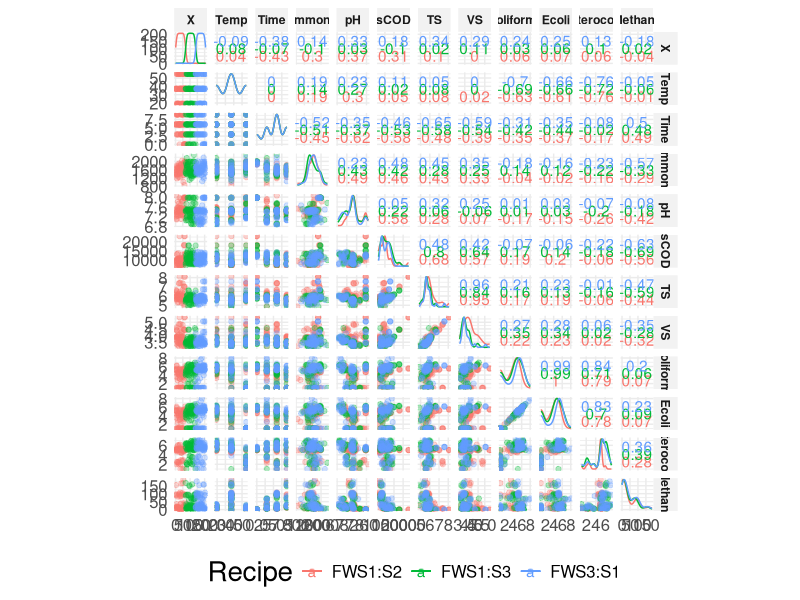
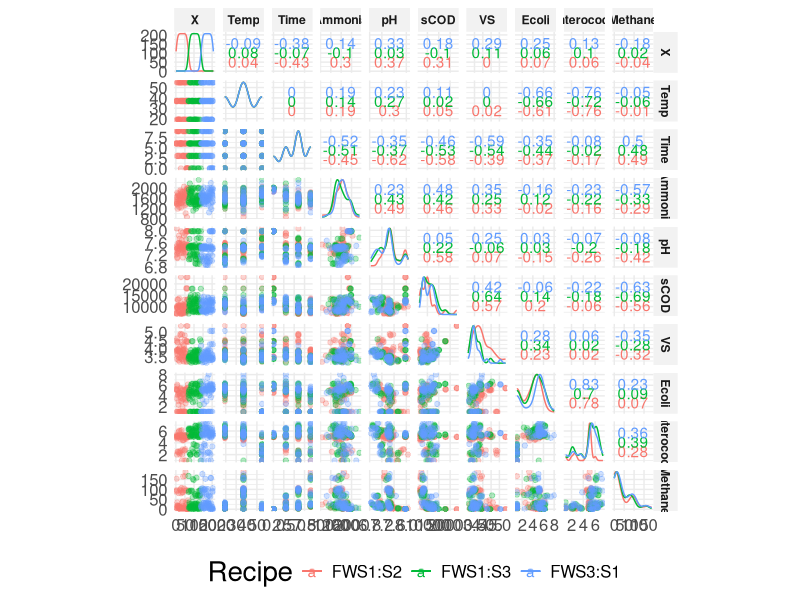
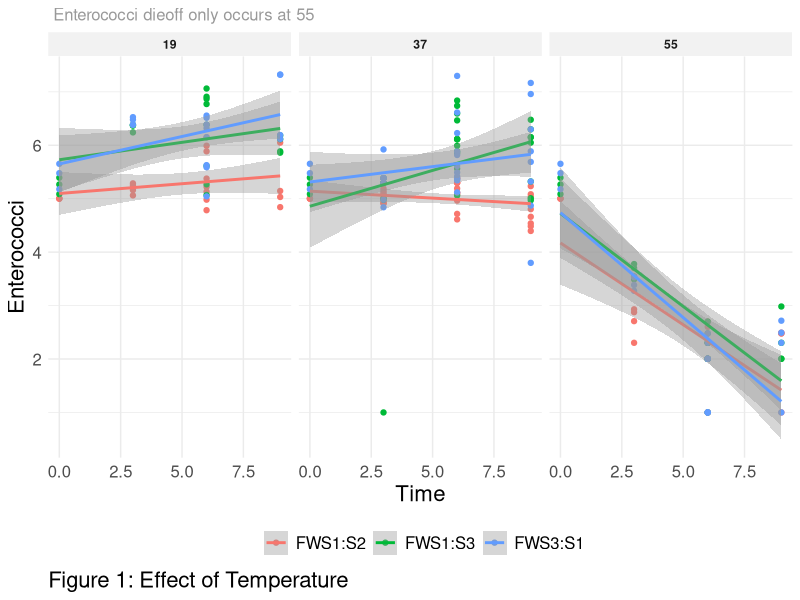
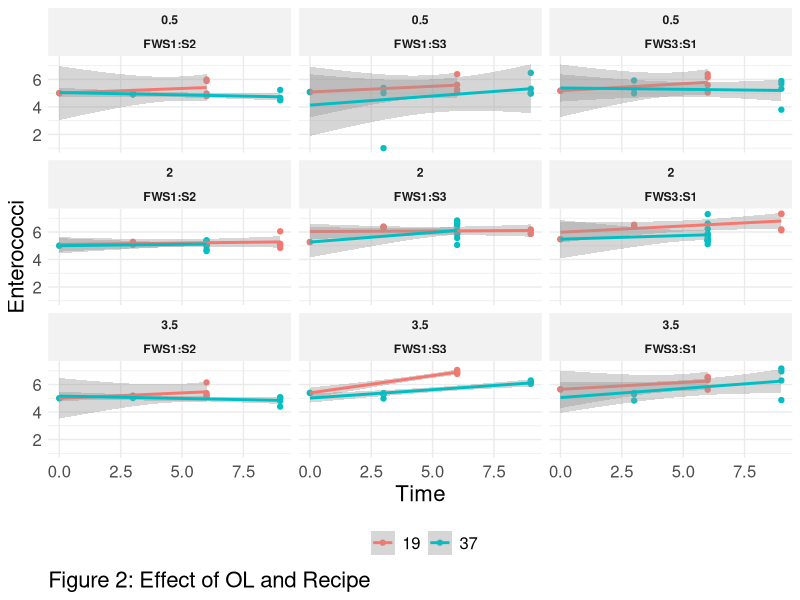
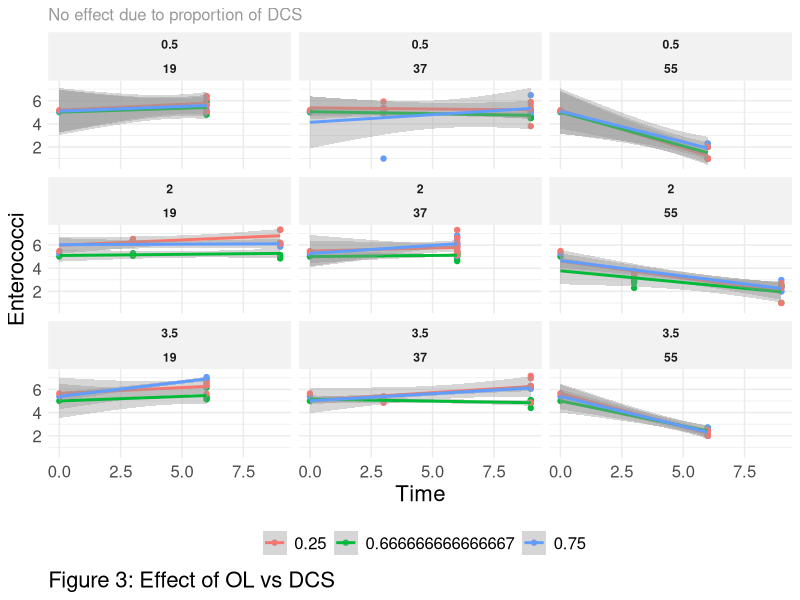
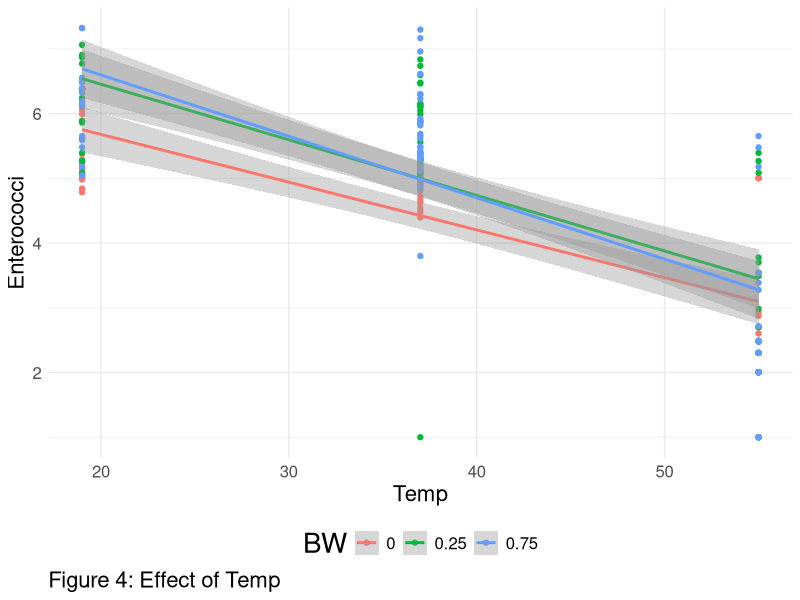
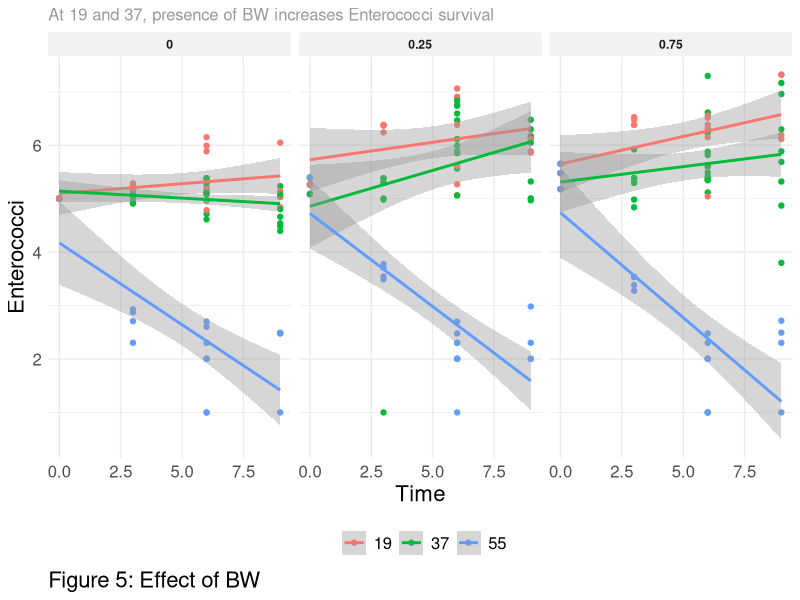
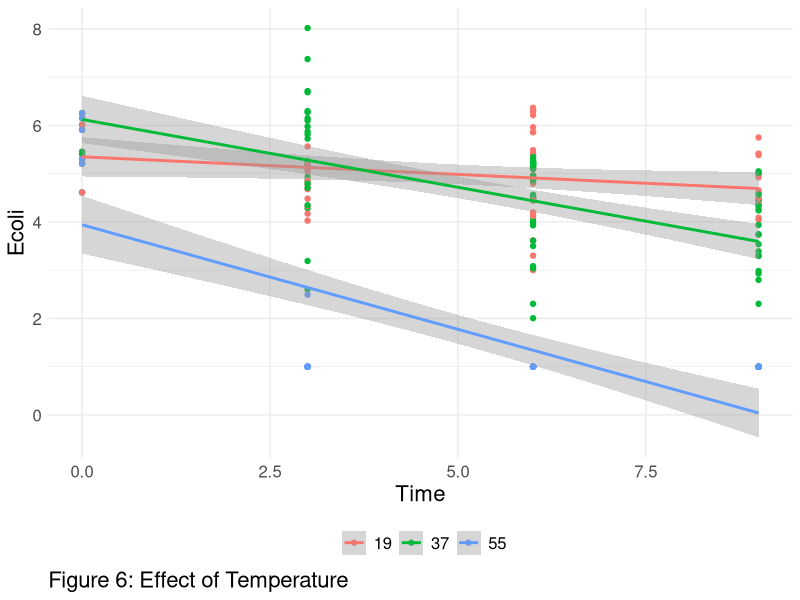

Write R code to recreate these figures, in order.
## ---- chunk 1
knitr::opts_chunk$set(echo = TRUE)
library(tidyverse)
library(GGally)
ggplot2::theme_set(ggplot2::theme_minimal() + ggplot2::theme(
  rect = element_rect(fill = "transparent"),
  #plot.background = element_rect(fill = "#FAFAFA", color=NA),
  plot.background = element_rect(fill = "transparent", color=NA),
  axis.text = element_text(size=12),
  strip.background = element_rect(fill = "grey95", color=NA),
  strip.text = element_text(face="bold"),
  axis.title  = element_text(size=16),
  panel.grid.minor.x = element_blank(),
  title = element_text(size=20), 
  plot.caption=element_text(hjust = 0),
  legend.text =  element_text(size=12), plot.subtitle = element_text(size=12, colour = "grey60"),
  legend.position = "bottom"
)
)
fn = local({
  # from https://github.com/yihui/knitr-examples/blob/master/070-caption-num.Rmd 
  i = 0
  function(x) {
    i <<- i + 1
    paste('Figure ', i, ': ', x, sep = '')
  }
})

## ---- chunk 2
sn <- read.csv("data/clean/cleaned_combined_minitrial_data.csv")
sn$Recipe <- as.factor(case_when( 
    sn$Recipe == "FWS12"  ~  "FWS1:S2",
    sn$Recipe == "FWS13" ~ "FWS1:S3",
    sn$Recipe == "FWS31" ~ "FWS3:S1" ))
## ---- chunk 3
sn$OL <- as.factor(sn$OL)
ggscatmat(sn %>% 
            select(-FOG, -BW, -DCS, -init_Coliforms, -init_Ecoli, -init_Enterococci), color="Recipe", alpha = .3) + theme(legend.position = "bottom")
#ggpairs(sn, aes(color=Recipe, alpha=.5))

## ---- chunk 4
ggscatmat(sn %>% 
            select(-TS, -Coliforms ) %>%
            select(-FOG, -BW, -DCS, -init_Coliforms, -init_Ecoli, -init_Enterococci), color="Recipe", alpha = .3) + theme(legend.position = "bottom")
## ---- chunk 5
ggplot(sn, aes(x=Time, y=Enterococci, color=as.factor(Recipe))) +
  geom_point() + facet_wrap(~Temp)  + geom_smooth(method = lm) + 
  labs(subtitle=" Enterococci dieoff only occurs at 55", 
       caption=fn("Effect of Temperature"), color="")

## ---- chunk 6
ggplot(sn %>% filter(Temp != 55), aes(x=Time, y=Enterococci, color=as.factor(Temp))) +
  geom_point() + facet_wrap(~OL+Recipe)  + geom_smooth(method = lm) + 
  labs(caption=fn("Effect of OL and Recipe"), color="")
## ---- chunk 7

ggplot(sn, aes(x=Time, y=Enterococci, color=as.factor(DCS))) + 
  geom_point() + 
  labs(caption=fn("Effect of OL vs DCS"), 
       subtitle="No effect due to proportion of DCS", color="") +
  facet_wrap(~OL+Temp)  + 
  geom_smooth(method = lm)

ggplot(sn, aes(x=Temp, y=Enterococci, color=as.factor(BW))) + 
  labs(caption=fn("Effect of Temp"), color="BW") +
  geom_point() + geom_smooth(method = lm)

ggplot(sn, aes(x=Time, y=Enterococci, color=as.factor(Temp))) +
  geom_point() + 
  labs(subtitle="At 19 and 37, presence of BW increases Enterococci survival",
       caption=fn("Effect of BW"), color="") +
  facet_wrap(~BW)  + geom_smooth(method = lm)

## ---- chunk 8
ggplot(sn, aes(x=Time, y=Ecoli, color=as.factor(Temp))) +
  geom_point()  + geom_smooth(method = lm) + 
  labs(caption=fn("Effect of Temperature"), color="")

ggplot(sn, aes(x=Time, y=Ecoli, color=as.factor(Temp))) +
  geom_point() + 
  facet_wrap(~OL+Recipe)  +
  geom_smooth(method = lm) + 
  labs(caption=fn("Effect of OL and Recipe"), color="")
## ---- chunk 9
ggplot(sn, aes(x=Time, y=Ecoli, color=as.factor(Recipe))) +
  geom_point() + 
  facet_wrap(~Temp)  +
  geom_smooth(method = lm) + 
  labs(caption=fn("Effect of Temp and Recipe"), color="")
## ---- chunk 10
ggplot(sn %>% filter(Temp==19), aes(x=Time, y=Ecoli, color=as.factor(OL))) +
  geom_point() + 
  facet_wrap(~ Recipe)  +
  geom_smooth(method = lm) + 
  labs(caption=fn("Effect  Recipe at 19"), color="")
## ---- chunk 11
ggplot(sn, aes(x=Time, y=Coliforms, color=as.factor(Temp))) +
  geom_point()  + geom_smooth(method = lm) + 
  labs(caption=fn("Effect of Temperature"), color="")
## ---- chunk 12
ggplot(sn, aes(x=Time, y=Coliforms, color=as.factor(Recipe))) +
  geom_point() + 
  facet_wrap(~Temp)  +
  geom_smooth(method = lm) + 
  labs(caption=fn("Effect of Temp and Recipe"), color="")

ggplot(sn %>% filter(Temp==19), aes(x=Time, y=Coliforms, color=as.factor(OL))) +
  geom_point() + 
  facet_wrap(~ Recipe )  +
  geom_smooth(method = lm) + 
  labs(caption=fn("Effect  Recipe at 19"), color="")

## ---- chunk 13
ggplot(sn, aes(x=Time, y=Ammonia, color=as.factor(Temp))) +
  geom_point()  + geom_smooth(method = lm) + 
  facet_wrap(~Recipe )  +
  labs(caption=fn("Effect of Temperature and Recipe"), color="")
## ---- chunk 14
ggplot(sn, aes(x=Time, y=Methane, color=as.factor(Recipe))) +
  geom_point()  + geom_smooth(method = lm) + 
  facet_wrap(~Temp )  +
  labs(caption=fn("Effect of Temperature and Recipe"), color="")
ggplot(sn, aes(x=Time, y=Methane, color=as.factor(Temp))) +
  geom_point()  + geom_smooth(method = lm) + 
  facet_wrap(~Recipe )  +
  labs(caption=fn("Effect of Recipe and Temperature"), color="")
ggplot(sn, aes(x=Time, y=Methane, color=as.factor(Temp))) +
  geom_point()  + geom_smooth(method = lm) + 
  facet_wrap(~Recipe + OL )  +
  labs(caption=fn("Effect of Temperature and OL"), color="")
## ---- chunk 15
ggplot(sn, aes(x=Time, y=pH, color=as.factor(Recipe))) +
  geom_point()  + geom_smooth(method = lm) + 
  facet_wrap(~Temp )  +
  labs(caption=fn("Effect of Temperature and Recipe"), color="")

## ---- chunk 16
fn = local({
  # from https://github.com/yihui/knitr-examples/blob/master/070-caption-num.Rmd 
  i = 0
  function(x) {
    i <<- i + 1
    paste('Figure ', i, ': ', x, sep = '')
  }
})
sntall <- sn %>% gather(key = "FIB", value = "Count", Ecoli, Coliforms, Enterococci) %>%
   gather(key = "initbug", value = "init_count", init_Ecoli, init_Coliforms, init_Enterococci) %>% 
  filter(FIB == gsub("init_", "", initbug)) 
sntall$initbug <- gsub("init_", "", sntall$initbug)
#sntall$init_count <- ifelse(sntall$FIB == sntall$initbug, sntall$init_count, 10)
#sntall$rec_color <- c("darkred", "purple", "brown")[as.factor(sntall$Recipe)]
ggplot(sntall, aes(x=Time, y=Count, color=as.factor(Recipe))) +
  geom_hline(aes(yintercept=init_count, color=Recipe),linetype="dashed") +
  geom_hline(yintercept = 3,linetype="solid", color="grey80") +
  geom_point() + facet_wrap(~FIB+Temp)  + geom_smooth(method = lm) + 
  scale_x_continuous(breaks=c(0,3,6,9)) + 
  scale_y_continuous(breaks= seq(2,8, 1)) +
  coord_cartesian(ylim =  c(1.5, 8)) +
  annotation_logticks(base = 10, sides = "l",scaled=TRUE, alpha=.4) +
  labs(
    x="Day",
    y=expression(paste("Log CFU/g")),
    #subtitle="Dieoff only occurs at 55", 
    #caption=fn("Effect of Temperature"), 
    caption=fn("Effect of Temperature and Recipe"),
    color="")

ggplot(sn, aes(x=Time, y=Methane, color=as.factor(Recipe)))+#, shape=as.factor(OL))) +
  geom_point()  + geom_smooth(method = lm) + 
  facet_wrap(~Temp )  +
  labs(caption=fn("Effect of Temperature and Recipe"), color="")



## ---- chunk 17
make_delta_plot <- function(
  sntall, 
  grps=c("FIB","Time", "Recipe", "Temp", "OL"),
  shapes=F,
  size=T,
  times=c(6,9), OLs=c(.5, 2, 3.5),
  error="sem")
{
  newdf2 <- sntall %>% filter(OL %in% OLs) %>%   droplevels() 
  grpvars <- syms(grps)
  newdf2$removal <- - newdf2$init_count + newdf2$Count  + 3
  newdf <- newdf2 %>% group_by(!!!grpvars) %>%
    filter(Time %in% times) %>%
    #group_by(FIB, Time, Recipe, Temp) %>% 
    summarize(meen = mean(removal),
            medin = median(removal),
            # confirm groupings allow for proper error propogation
            propsdev = sqrt(sd(init_count)^2 + sd(Count)^2),
            sdev = sd(removal),
            sem = sd(removal)/sqrt(n()),
            sum = sum(removal),
            n = n(),
            q1 = quantile(removal, 0.25),
            q3 = quantile(removal, 0.75))
  if (error == "sem"){
    newdf$error <- newdf$sem
  } else if (error == "sd"){
    newdf$error <- newdf$sdev
  } else{
    stop("Only options for error are sd and sem!")
  }
  if (!shapes || !"OL" %in% grps){
    newdf$thisshape <- "Combined OLs"
    shape_labels <- c("Combined OLs")
    shape_breaks <- c(21)
    shape_guide <- "none"
  } else {
    newdf$thisshape <- c(21, 23, 24, 25)[as.numeric(as.factor(newdf$OL))]
    shape_labels <- unique(c("21", "23", "24", "25")[as.numeric(as.factor(newdf$OL))])
    shape_breaks <- unique(c(21, 23, 24, 25)[as.numeric(as.factor(newdf$OL))])
    newdf$thisshape <- newdf$OL
    shape_guide <- guide_legend(override.aes = list(size = 2))
  }
  if (size){
    newdf$nsize = newdf$n / 4
    newdf$nlabel = newdf$n 
    size_guide = guide_legend()
  } else{
    newdf$nsize = 2
    newdf$nlabel = "nope" 
    size_guide = "none"
  }
  colors <- viridisLite::viridis(n=3)
  if ("OL" %in% grps){
    thisalpha <- .8
  } else{
    thisalpha <- 1
  }
  newdf$tempcol = case_when( 
    newdf$Temp == 19 ~ colors[1],
    newdf$Temp == 37 ~ colors[2],
    newdf$Temp == 55 ~ colors[3])
  # get the areas sorted -- genom area doesnt extend, and ends  up looking lame.
  ids <- factor(c("initgood", "initbad", "good", "bad"))
  values <- data.frame(
    id = ids,
    value = c("#044702","#470202", "green", "red")
  )
  positions <- data.frame(
    id = rep(ids, each = 4),
    x = c(c(-1.5, -1.5, 1, 1), c(-1.5, -1.5, 1, 1), c(1, 1, 10, 10), c(10, 10, 1, 1))/3,
    y = c(c(-10, 0, 0, -10), c(0, 10, 10, 0), c(-10, 0, 0, -10), c(0, 10, 10, 0)),
    alpha=c(rep(.15, 8), rep(.09, 8))
  )
  # Currently we need to manually merge the two together
  datapoly <- merge(values, positions, by = c("id"))
  (p <- ggplot() +
      geom_polygon(data=datapoly,  
                   aes(y=y, x=x, fill = value, group = id, alpha=alpha)) + 
      scale_fill_identity() +
      scale_alpha_identity(guide=F)  +
      theme(plot.caption = element_text(size=8),
        #    panel.grid = element_blank(),
        panel.grid.minor  = element_blank(),
        panel.grid.major.y =  element_blank(),
        panel.grid.major.x =  element_line(color="gray95"),

      ) +
      geom_hline(yintercept = 0,linetype="solid", color="grey70", size=.5) +
      #scale_x_continuous(breaks=rev(c(0,3,6,9)), ) + 
      geom_errorbar(
        data=newdf,
        aes(
          x=Time/3,ymin=meen-error, ymax=meen+error, 
          group=interaction(!!!syms(grps[!grps %in% c("Time", "FIB")])), 
          #color=tempcol
        ),
        alpha=0.7, 
        width=.3,
        color="black",
        position=position_dodge(width =.5), 
      ) +
      geom_point(
        data=newdf,
        aes(
          x=Time/3, y=meen,  
          shape=thisshape,
          size=nsize,
          group=interaction(!!!syms(grps[!grps %in% c("Time", "FIB")])), fill=tempcol, 
        ),
        alpha=thisalpha, 
        #size=2,
        color="black",
        position=position_dodge(width =.5), 
      ) + 
      facet_grid(Recipe ~ FIB, scales="free_y") + 
      # scale_x_reverse(breaks=c(0,3,6,9)) + 
      scale_x_reverse(breaks=times/3, labels=as.character(times)) + 
      scale_y_continuous(breaks=c( -2, 0, 2, 4)) + 
#      scale_shape_identity() +
      scale_shape_manual(values = c(21, 23, 24, 25), guide="legend") + 
      scale_size_identity("", 
                          labels=unique(newdf$nlabel),
                          breaks=unique(newdf$nsize),
                          guide="legend") + 
      # scale_shape_identity("",
      #                      #labels = shape_labels,
      #                      #breaks = "21", #shape_breaks,
      #                      guide = "legend") +

      scale_color_identity("", 
                           labels = unique(newdf$Temp), 
                           breaks = unique(newdf$tempcol),
                           guide = "legend") +
    guides(color = guide_legend(override.aes = list(size = 2)),
           shape = shape_guide,
           size = size_guide) +
      labs(x="Days", y=expression(Delta~Log(CFU)),  color="Temp", shape="", 
           title="Meeting EU pathogen removal regulations", subtitle="EU regultations require FIB counts to be less than 3000 CFUs.\nGreen/red zones indicates sufficient/insufficient pathogen removal respectively",
           caption=paste("Groups:", paste(grps, collapse= ", "), "\nOLs:", paste(OLs, collapse= ", "), "\nn>=4")) +
      #coord_cartesian() +
      coord_flip(xlim=c(min(times/3) -.5, max(times/3) +.5), 
                 ylim=c(min(newdf$meen) -.5, max(newdf$meen) + .5)) 
  )
  return(p)
}
(p1 <- make_delta_plot(sntall, grps=c("FIB","Time", "Recipe", "Temp"), times=c(3, 6, 9), OLs=c(.5, 2, 3.5), shapes=T, size=F, error="sem"))

ggsave(p1, filename = "./removalplot.png", device = "png", width = 7, height = 6)
